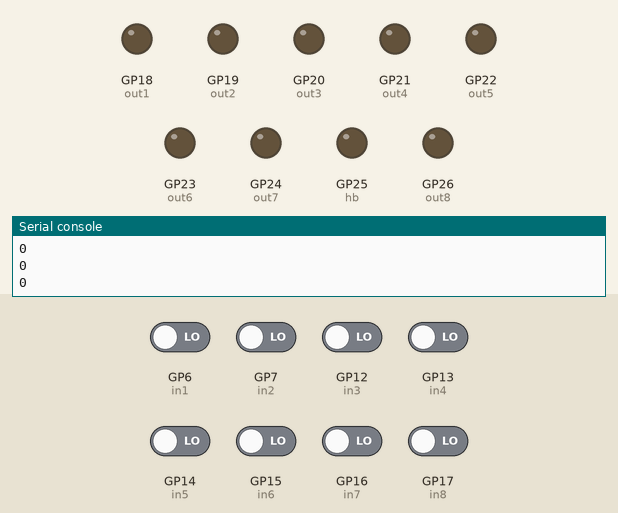
Recording of a program running on a simulated Raspberry Pi Pico running MicroPython. Shown: output pins drawn as LEDs (lit = HIGH), the last lines printed to the serial console. The test bench sets the inputs (shaded band); at power-on: GP6 (in1), GP7 (in2), GP12 (in3), GP13 (in4), GP14 (in5), GP15 (in6), GP16 (in7), GP17 (in8) LOW.

Above: at 2.5 s.
At 5.7 s:
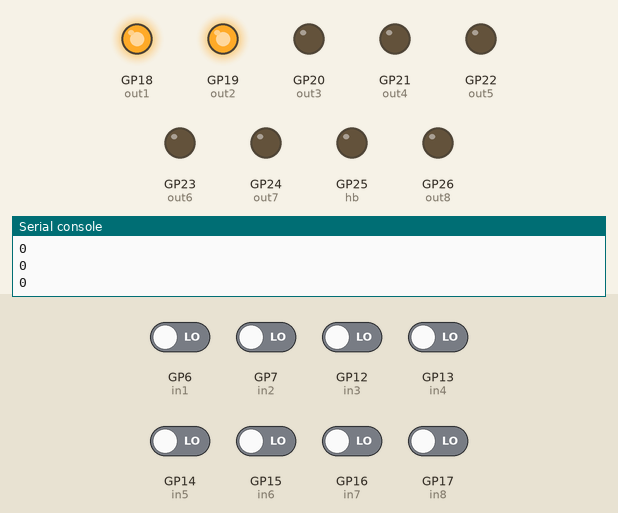
At 6.7 s:
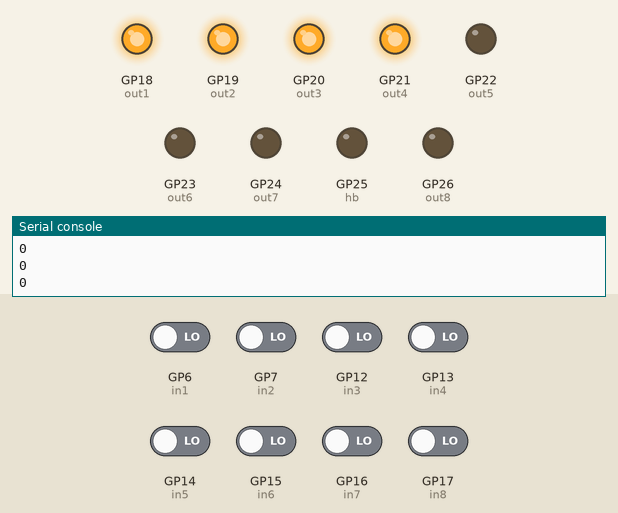
At 7.7 s:
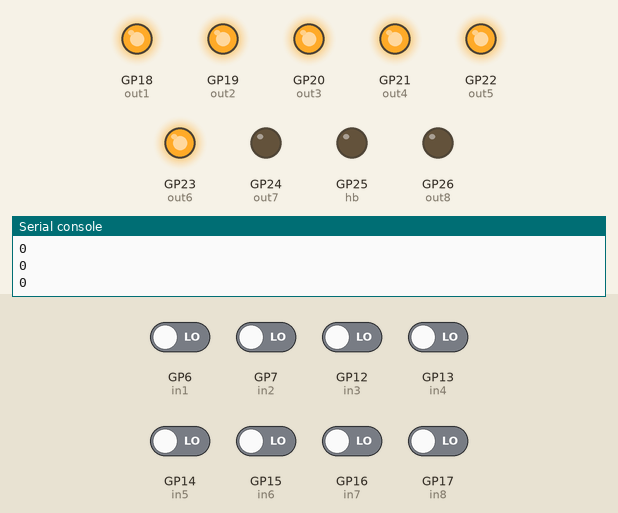
At 9.5 s:
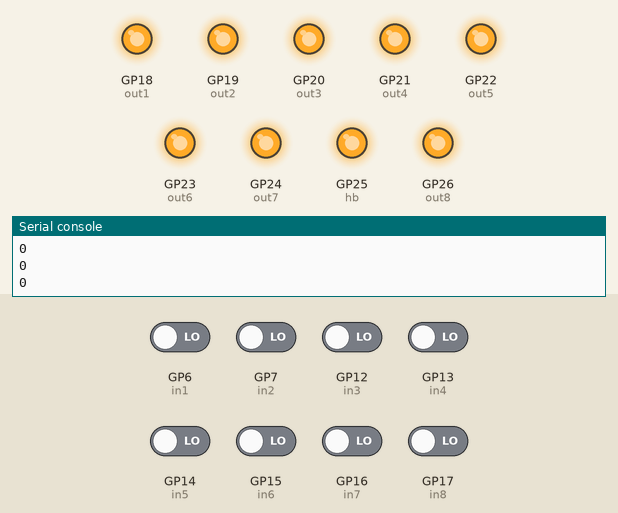
At 11.7 s:
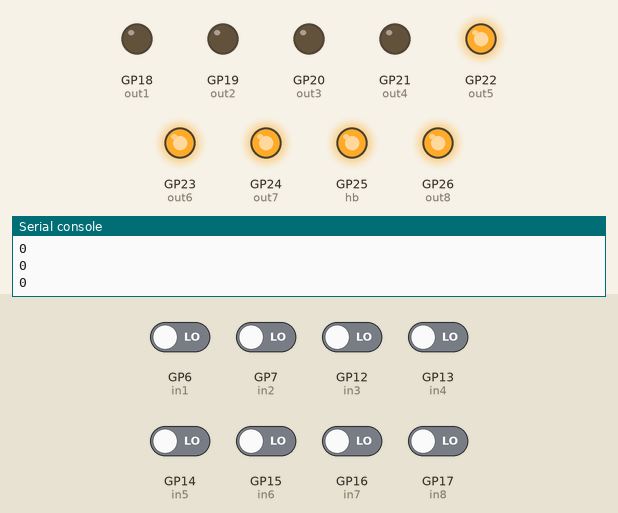
Timing chart, 0 to 12.4 s (numbered marks = the images above):
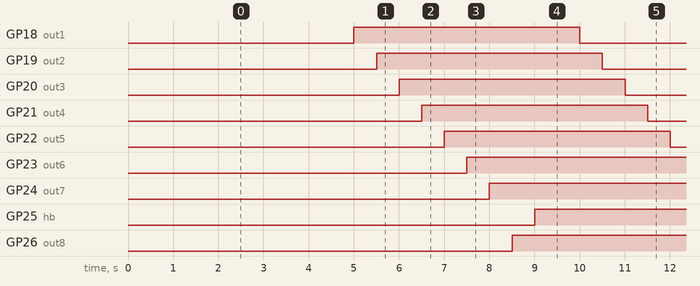

The program:

DigitalIO.py
```python
import machine
import utime
hb = machine.Pin(25, machine.Pin.OUT)

out1 = machine.Pin(18, machine.Pin.OUT)
out2 = machine.Pin(19, machine.Pin.OUT)
out3 = machine.Pin(20, machine.Pin.OUT)
out4 = machine.Pin(21, machine.Pin.OUT)
out5 = machine.Pin(22, machine.Pin.OUT)
out6 = machine.Pin(23, machine.Pin.OUT)
out7 = machine.Pin(24, machine.Pin.OUT)
out8 = machine.Pin(26, machine.Pin.OUT)

in1 = machine.Pin(6,machine.Pin.IN,machine.Pin.PULL_DOWN)
in2 = machine.Pin(7,machine.Pin.IN,machine.Pin.PULL_DOWN)
in3 = machine.Pin(12,machine.Pin.IN,machine.Pin.PULL_DOWN)
in4 = machine.Pin(13,machine.Pin.IN,machine.Pin.PULL_DOWN)
in5 = machine.Pin(14,machine.Pin.IN,machine.Pin.PULL_DOWN)
in6 = machine.Pin(15,machine.Pin.IN,machine.Pin.PULL_DOWN)
in7 = machine.Pin(16,machine.Pin.IN,machine.Pin.PULL_DOWN)
in8 = machine.Pin(17,machine.Pin.IN,machine.Pin.PULL_DOWN)


while True:
    inputval = in1.value()+2*in2.value()+4*in3.value()+8*in4.value()+16*in5.value()+32*in6.value()+64*in7.value()+128*in8.value()
    print(inputval)
    utime.sleep(0.5)

    out1.value(0)
    inputval = in1.value()+2*in2.value()+4*in3.value()+8*in4.value()+16*in5.value()+32*in6.value()+64*in7.value()+128*in8.value()
    print(inputval)
    utime.sleep(0.5)
    out2.value(0)
    inputval = in1.value()+2*in2.value()+4*in3.value()+8*in4.value()+16*in5.value()+32*in6.value()+64*in7.value()+128*in8.value()
    print(inputval)
    utime.sleep(0.5)
    out3.value(0)
    inputval = in1.value()+2*in2.value()+4*in3.value()+8*in4.value()+16*in5.value()+32*in6.value()+64*in7.value()+128*in8.value()
    print(inputval)
    utime.sleep(0.5)
    out4.value(0)
    inputval = in1.value()+2*in2.value()+4*in3.value()+8*in4.value()+16*in5.value()+32*in6.value()+64*in7.value()+128*in8.value()
    print(inputval)
    utime.sleep(0.5)
    out5.value(0)
    inputval = in1.value()+2*in2.value()+4*in3.value()+8*in4.value()+16*in5.value()+32*in6.value()+64*in7.value()+128*in8.value()
    print(inputval)
    utime.sleep(0.5)
    out6.value(0)
    inputval = in1.value()+2*in2.value()+4*in3.value()+8*in4.value()+16*in5.value()+32*in6.value()+64*in7.value()+128*in8.value()
    print(inputval)
    utime.sleep(0.5)
    out7.value(0)
    inputval = in1.value()+2*in2.value()+4*in3.value()+8*in4.value()+16*in5.value()+32*in6.value()+64*in7.value()+128*in8.value()
    print(inputval)
    utime.sleep(0.5)
    out8.value(0)
    inputval = in1.value()+2*in2.value()+4*in3.value()+8*in4.value()+16*in5.value()+32*in6.value()+64*in7.value()+128*in8.value()
    print(inputval)
    utime.sleep(0.5)
    hb.value(0)

    utime.sleep(0.5)

    out1.value(1)
    inputval = in1.value()+2*in2.value()+4*in3.value()+8*in4.value()+16*in5.value()+32*in6.value()+64*in7.value()+128*in8.value()
    print(inputval)
    utime.sleep(0.5)
    out2.value(1)
    inputval = in1.value()+2*in2.value()+4*in3.value()+8*in4.value()+16*in5.value()+32*in6.value()+64*in7.value()+128*in8.value()
    print(inputval)
    utime.sleep(0.5)
    out3.value(1)
    inputval = in1.value()+2*in2.value()+4*in3.value()+8*in4.value()+16*in5.value()+32*in6.value()+64*in7.value()+128*in8.value()
    print(inputval)
    utime.sleep(0.5)
    out4.value(1)
    inputval = in1.value()+2*in2.value()+4*in3.value()+8*in4.value()+16*in5.value()+32*in6.value()+64*in7.value()+128*in8.value()
    print(inputval)
    utime.sleep(0.5)
    out5.value(1)
    inputval = in1.value()+2*in2.value()+4*in3.value()+8*in4.value()+16*in5.value()+32*in6.value()+64*in7.value()+128*in8.value()
    print(inputval)
    utime.sleep(0.5)
    out6.value(1)
    inputval = in1.value()+2*in2.value()+4*in3.value()+8*in4.value()+16*in5.value()+32*in6.value()+64*in7.value()+128*in8.value()
    print(inputval)
    utime.sleep(0.5)
    out7.value(1)
    inputval = in1.value()+2*in2.value()+4*in3.value()+8*in4.value()+16*in5.value()+32*in6.value()+64*in7.value()+128*in8.value()
    print(inputval)
    utime.sleep(0.5)
    out8.value(1)
    inputval = in1.value()+2*in2.value()+4*in3.value()+8*in4.value()+16*in5.value()+32*in6.value()+64*in7.value()+128*in8.value()
    print(inputval)

    utime.sleep(0.5)
    hb.value(1)
    utime.sleep(0.5)
```

Measured:
- by itself, GP18 (out1), GP19 (out2), GP20 (out3), GP21 (out4), GP22 (out5), GP23 (out6), GP24 (out7), GP25 (hb), GP26 (out8): alternates HIGH for 5.0 s and LOW for 4.5 s
- by itself, everything shown: repeats every 9.5 s, in 18 steps
